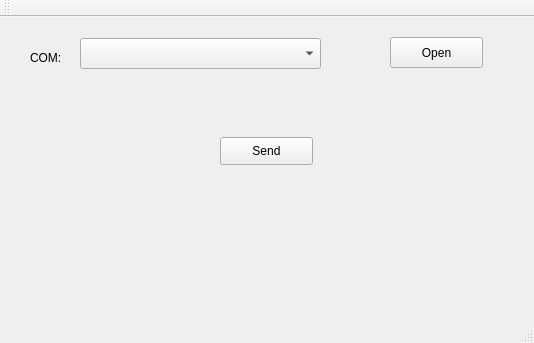
<?xml version="1.0" encoding="UTF-8"?>
<ui version="4.0">
 <class>MainWindow</class>
 <widget class="QMainWindow" name="MainWindow">
  <property name="geometry">
   <rect>
    <x>0</x>
    <y>0</y>
    <width>534</width>
    <height>343</height>
   </rect>
  </property>
  <property name="windowTitle">
   <string>MainWindow</string>
  </property>
  <widget class="QWidget" name="centralWidget">
   <widget class="QLabel" name="label">
    <property name="geometry">
     <rect>
      <x>30</x>
      <y>30</y>
      <width>31</width>
      <height>21</height>
     </rect>
    </property>
    <property name="text">
     <string>COM:</string>
    </property>
   </widget>
   <widget class="QComboBox" name="listPort">
    <property name="geometry">
     <rect>
      <x>80</x>
      <y>21</y>
      <width>241</width>
      <height>31</height>
     </rect>
    </property>
   </widget>
   <widget class="QPushButton" name="bt_OpenCom">
    <property name="geometry">
     <rect>
      <x>390</x>
      <y>20</y>
      <width>93</width>
      <height>31</height>
     </rect>
    </property>
    <property name="text">
     <string>Open</string>
    </property>
   </widget>
   <widget class="QPushButton" name="bt_Send">
    <property name="geometry">
     <rect>
      <x>220</x>
      <y>120</y>
      <width>93</width>
      <height>28</height>
     </rect>
    </property>
    <property name="text">
     <string>Send</string>
    </property>
   </widget>
  </widget>
  <widget class="QMenuBar" name="menuBar">
   <property name="geometry">
    <rect>
     <x>0</x>
     <y>0</y>
     <width>534</width>
     <height>26</height>
    </rect>
   </property>
  </widget>
  <widget class="QToolBar" name="mainToolBar">
   <attribute name="toolBarArea">
    <enum>TopToolBarArea</enum>
   </attribute>
   <attribute name="toolBarBreak">
    <bool>false</bool>
   </attribute>
  </widget>
  <widget class="QStatusBar" name="statusBar"/>
 </widget>
 <layoutdefault spacing="6" margin="11"/>
 <resources/>
 <connections/>
</ui>
